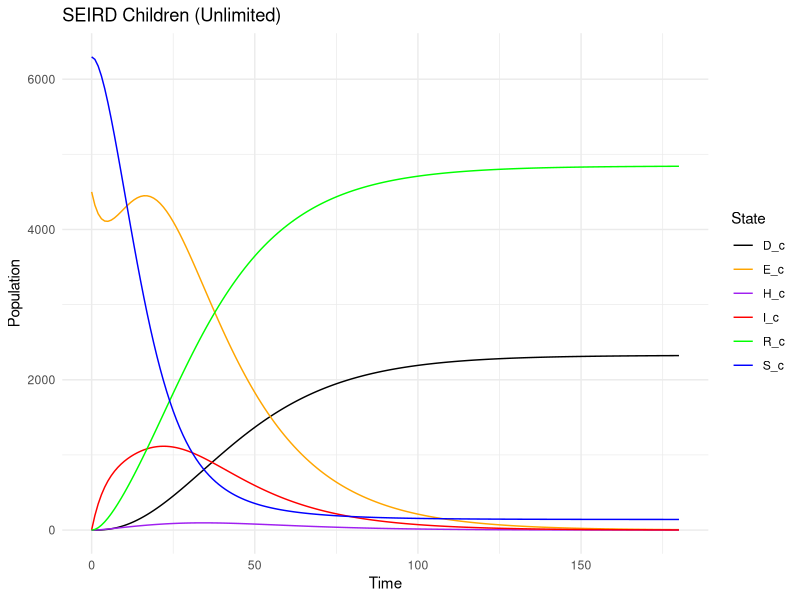
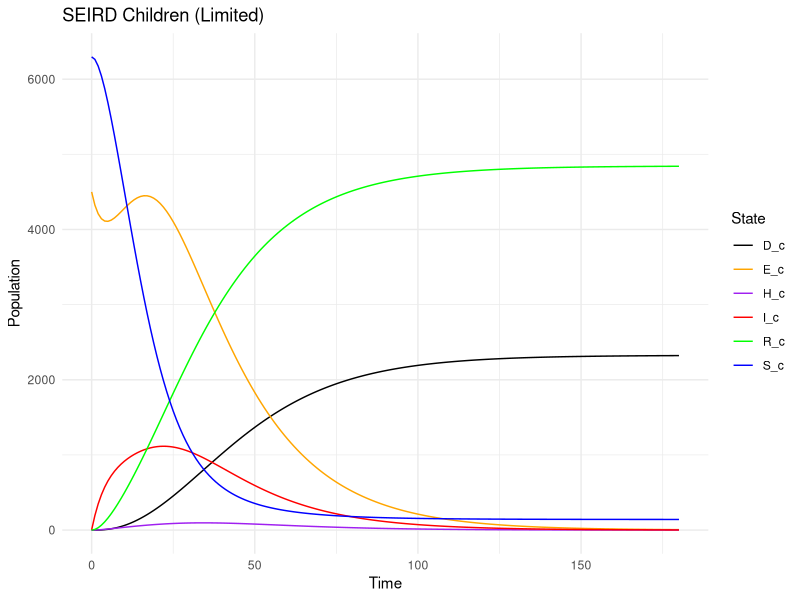
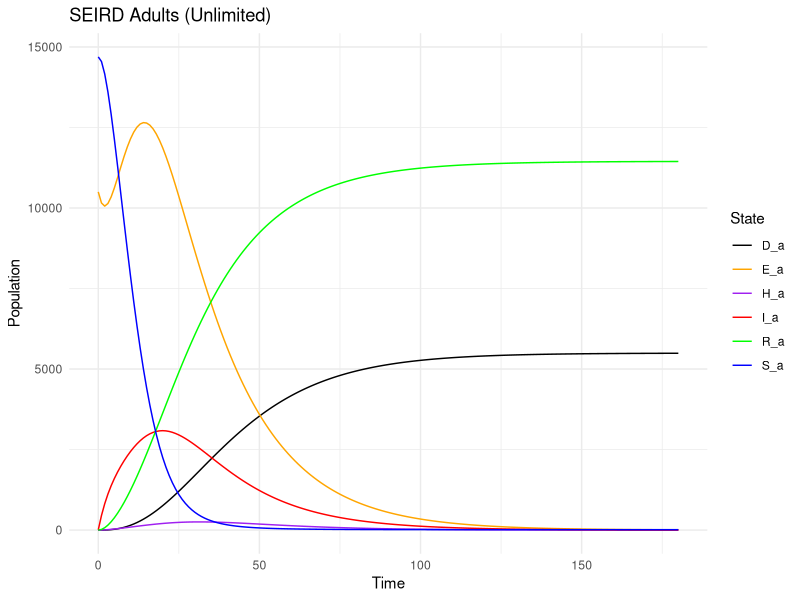
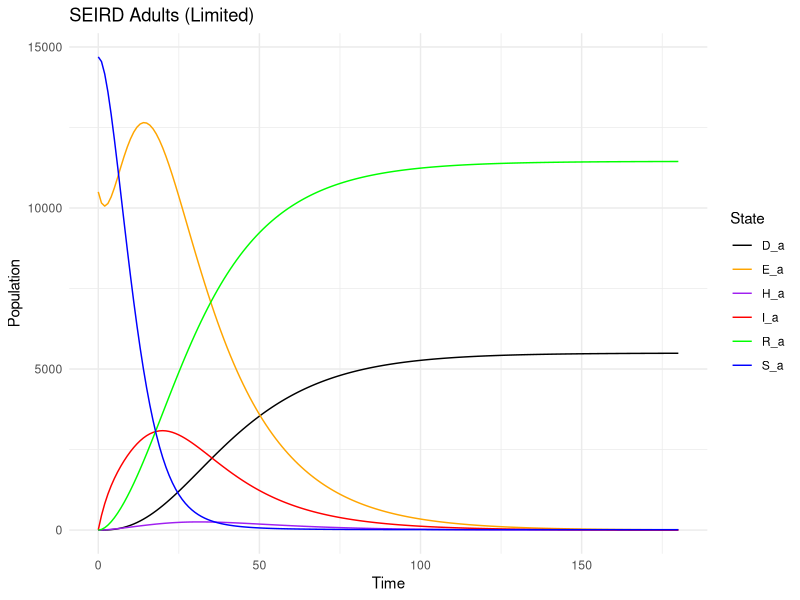
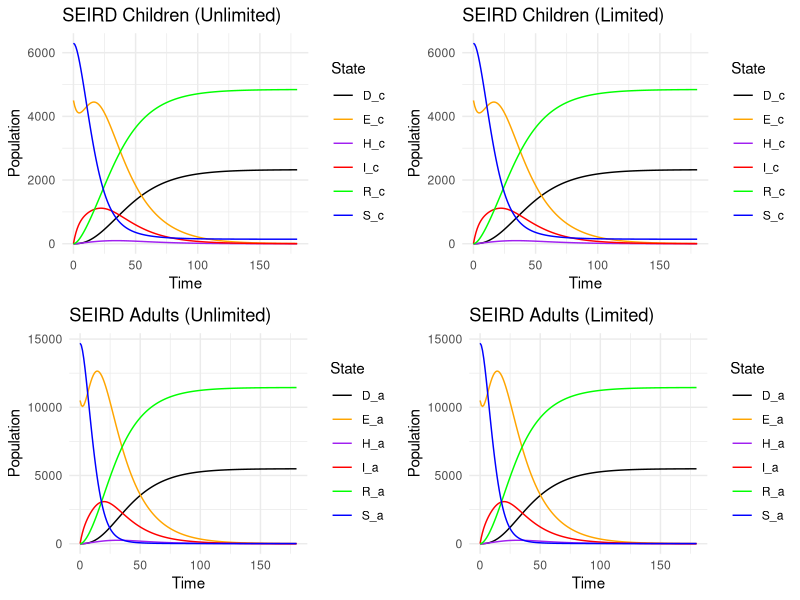
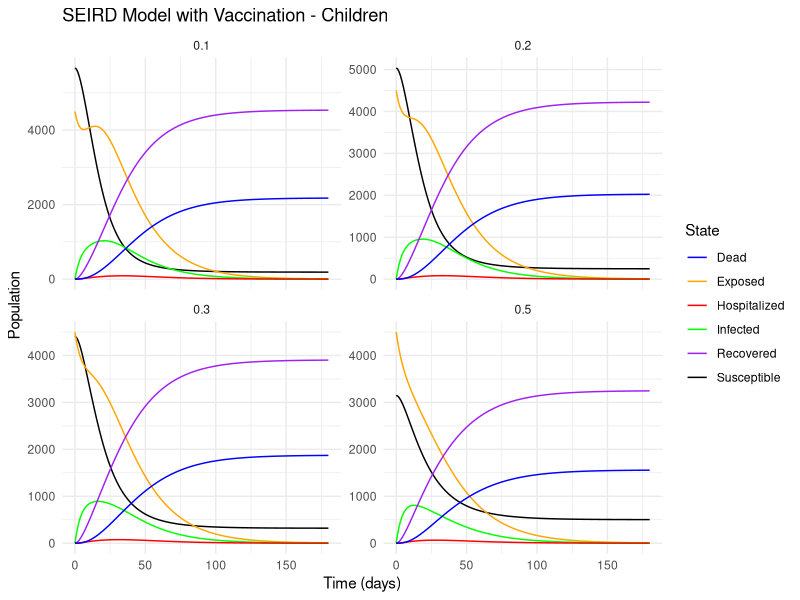
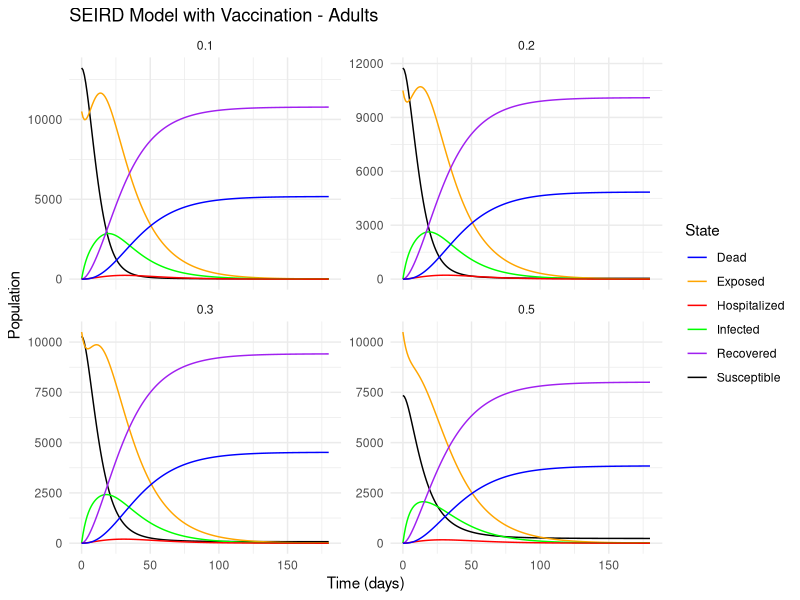

R code for these plots, in order:
## ---- chunk 1
knitr::opts_chunk$set(echo = TRUE)
## ---- chunk 2
# Load the necessary packages
library(deSolve)
library(tidyr)
library(tidyverse)
library(DiagrammeR)
library(ggplot2)
library(reshape2)
library(gridExtra)

# Define population parameters
initial_susceptible <- 20989
initial_infected <- 11
initial_recovered <- 0
initial_exposed <- 15000
initial_hospitalized <-0
initial_dead <- 0 
population_size <- initial_susceptible + initial_infected + initial_exposed + initial_hospitalized + initial_recovered + initial_dead
S_child <- 0.3 * population_size
S_adult <- population_size - S_child

# Define disease parameters
infectious_period <- 12
latency_period <- 21
transmission_prob <- 0.07
recovery_rate <- 1/infectious_period
simulation_period <- 180 # in days

# Contact rate parametres
contact_rate <- 20 
contact_rate_child <- 20
contact_rate_adult <- 20
contact_adult_adult <- 15
contact_adult_child <- contact_rate_adult- contact_adult_adult  
contact_child_child <- 12
contact_child_adult <- contact_rate_child - contact_child_child

# For child alone
S_child <- 0.3 * initial_susceptible
E_child <- 0.3 * 15000
I_child <- 0.3 * 11
R_child <- 0
H_child <- 0
D_child <- 0

# For adults alone:
S_adult <- (1-0.3) * initial_susceptible
E_adult <- (1-0.3) * initial_exposed
I_adult <- (1-0.3) * initial_infected 
R_adult <- 0
H_adult <- 0
D_adult <- 0

# Schematic framework for the whole poputlation
DiagrammeR::grViz("
digraph SEIR {
  rankdir = LR;
  node [shape = circle, fontsize = 20, penwidth = 2.0]
  S [label = 'S']
  E [label = 'E']
  I [label = 'I']
  R [label = 'R']
  D [label = 'D']
  
  edge [arrowhead = vee]
  S -> E [label = 'β']
  E -> I [label = 'k']
  I -> H [label = 'Ih']
  I -> R [label = 'γ']
  I -> D [label = 'α']
  H -> D [label = 'μh']
  H -> R [label = 'μμ']
  
}
")

# Schematic framework for children and adults in the population
DiagrammeR::grViz("
digraph SEIR {
  rankdir = LR;
  
  node [shape = circle, fontsize = 20, penwidth = 2.0]
  
  # Nodes for children
  S_child [label = 'S_child']
  E_child [label = 'E_child']
  I_child [label = 'I_child']
  R_child [label = 'R_child']
  D_child [label = 'D_child']
  H_child [label = 'H_child']
  
  # Nodes for adults
  S_adult [label = 'S_adult']
  E_adult [label = 'E_adult']
  I_adult [label = 'I_adult']
  R_adult [label = 'R_adult']
  D_adult [label = 'D_adult']
  H_adult [label = 'H_adult']
  
  edge [arrowhead = vee]
  
  # Transitions for children
  S_child -> E_child [label = 'β_child']
  E_child -> I_child [label = 'k_child']
  I_child -> H_child [label = 'Ih_child']
  I_child -> R_child [label = 'γ_child']
  I_child -> D_child [label = 'α_child']
  H_child -> D_child [label = 'μh_child']
  H_child -> R_child [label = 'μμ_child']
  
  # Transitions for adults
  S_adult -> E_adult [label = 'β_adult']
  E_adult -> I_adult [label = 'k_adult']
  I_adult -> H_adult [label = 'Ih_adult']
  I_adult -> R_adult [label = 'γ_adult']
  I_adult -> D_adult [label = 'α_adult']
  H_adult -> D_adult [label = 'μh_adult']
  H_adult -> R_adult [label = 'μμ_adult']
  
  # Interactions between children and adults
  I_child -> E_adult [label = 'β_ca', style=dotted]
  I_adult -> E_child [label = 'β_ac', style=dotted]
}
")



## ---- chunk 3
# Define the hospital parameters
death_rate <- 0.4
uu <- 0.9
uh <- 1 - uu

# Define the SEIRD model function
seird_model <- function(time, state, parameters) {
  with(as.list(c(state, parameters)), {
    # Total population sizes
    N_child <- S_c + E_c + I_c + R_c + H_c + D_c
    N_adult <- S_a + E_a + I_a + R_a + H_a + D_a
    
    # Force of infection for children and adults
    lambda_c <- beta_child * (I_c + I_a) / (N_child + N_adult)
    lambda_a <- beta_adult * (I_c + I_a) / (N_child + N_adult)
    
    # SEIR equations for children
    dS_c <- -lambda_c * S_c
    dE_c <- lambda_c * S_c - kappa_child * E_c
    dI_c <- kappa_child * E_c - (1 / infectious_period) * I_c - uh_child * I_c
    dR_c <- (1 / infectious_period) * I_c
    if (H_c < Ih_child) {
      # If hospital capacity is not full for children
      dH_c <- uh_child * (1 / infectious_period) * I_c - gamma_child * H_c
      dD_c <- death_rate * H_c
    } else {
      # If hospital capacity is full for children
      dH_c <- 0
      dD_c <- death_rate * I_c
    }
    
    # SEIR equations for adults
    dS_a <- -lambda_a * S_a
    dE_a <- lambda_a * S_a - kappa_adult * E_a
    dI_a <- kappa_adult * E_a - (1 / infectious_period) * I_a - uh_adult * I_a
    dR_a <- (1 / infectious_period) * I_a
    if (H_a < Ih_adult) {
      # If hospital capacity is not full for adults
      dH_a <- uh_adult * (1 / infectious_period) * I_a - gamma_adult * H_a
      dD_a <- death_rate * H_a
    } else {
      # If hospital capacity is full for adults
      dH_a <- 0
      dD_a <- death_rate * I_a
    }
    
    # Return the rate of change
    return(list(c(dS_c, dE_c, dI_c, dR_c, dH_c, dD_c,
                  dS_a, dE_a, dI_a, dR_a, dH_a, dD_a)))
  })
}


# Initial state values
initial_state_values <- c(
  S_c = S_child,
  E_c = E_child,
  I_c = I_child,
  R_c = R_child,
  H_c = H_child,
  D_c = D_child,
  S_a = S_adult,
  E_a = E_adult,
  I_a = I_adult,
  R_a = R_adult,
  H_a = H_adult,
  D_a = D_adult
)

# Parameters for unlimited hospital capacity
parameters_unlimited <- list(
  beta_child = contact_child_adult * transmission_prob,
  kappa_child = 1 / latency_period,
  gamma_child = 1 / infectious_period,
  uh_child = uh,
  alpha_child = death_rate,
  Ih_child = Inf,
  beta_adult = contact_adult_adult * transmission_prob,
  kappa_adult = 1 / latency_period,
  gamma_adult = 1 / infectious_period,
  uh_adult = uh,
  alpha_adult = death_rate,
  Ih_adult = Inf
)

# Parameters for limited hospital capacity
parameters_limited <- list(
  beta_child = contact_child_adult * transmission_prob,
  kappa_child = 1 / latency_period,
  gamma_child = 1 / infectious_period,
  uh_child = uh,
  alpha_child = death_rate,
  Ih_child = 200,
  beta_adult = contact_adult_adult * transmission_prob,
  kappa_adult = 1 / latency_period,
  gamma_adult = 1 / infectious_period,
  uh_adult = uh,
  alpha_adult = death_rate,
  Ih_adult = 300
)

# Define the time vector and simulation period
time <- seq(0, simulation_period, by = 1)

# Solve the ODE system for unlimited hospital capacity
out_unlimited <- ode(y = initial_state_values, times = time, func = seird_model, parms = c(parameters_unlimited,parameters_unlimited))

# Solve the ODE system for limited hospital capacity
out_limited <- ode(y = initial_state_values, times = time, func = seird_model, parms = c(parameters_unlimited,parameters_unlimited))

# Convert the output to data frames
output_df_unlimited <- as.data.frame(out_unlimited)
colnames(output_df_unlimited) <- c("time", "S_c", "E_c", "I_c", "R_c", "H_c", "D_c", "S_a", "E_a", "I_a", "R_a", "H_a", "D_a")

output_df_limited <- as.data.frame(out_limited)
colnames(output_df_limited) <- c("time", "S_c", "E_c", "I_c", "R_c", "H_c", "D_c", "S_a", "E_a", "I_a", "R_a", "H_a", "D_a")

# Combine results into tidy format for plotting
dat_unlimited <- output_df_unlimited %>%
  pivot_longer(cols = c(S_c, E_c, I_c, R_c, H_c, D_c, S_a, E_a, I_a, R_a, H_a, D_a),
               names_to = "state", values_to = "value")

dat_limited <- output_df_limited %>%
  pivot_longer(cols = c(S_c, E_c, I_c, R_c, H_c, D_c, S_a, E_a, I_a, R_a, H_a, D_a),
               names_to = "state", values_to = "value")


## ---- chunk 4
# PLot the graphs
plot_children_unlimited <- ggplot(subset(dat_unlimited, grepl("_c", state)), aes(x = time, y = value, color = state)) +
  geom_line() +
  labs(title = "SEIRD Children (Unlimited)",
       x = "Time",
       y = "Population",
       color = "State") +
  scale_color_manual(values = c("S_c" = "blue", "E_c" = "orange", "I_c" = "red", "R_c" = "green", "H_c" = "purple", "D_c" = "black")) +
  theme_minimal()

plot_children_limited <- ggplot(subset(dat_limited, grepl("_c", state)), aes(x = time, y = value, color = state)) +
  geom_line() +
  labs(title = "SEIRD Children (Limited)",
       x = "Time",
       y = "Population",
       color = "State") +
  scale_color_manual(values = c("S_c" = "blue", "E_c" = "orange", "I_c" = "red", "R_c" = "green", "H_c" = "purple", "D_c" = "black")) +
  theme_minimal()

plot_adults_unlimited <- ggplot(subset(dat_unlimited, grepl("_a", state)), aes(x = time, y = value, color = state)) +
  geom_line() +
  labs(title = "SEIRD Adults (Unlimited)",
       x = "Time",
       y = "Population",
       color = "State") +
  scale_color_manual(values = c("S_a" = "blue", "E_a" = "orange", "I_a" = "red", "R_a" = "green", "H_a" = "purple", "D_a" = "black")) +
  theme_minimal()

plot_adults_limited <- ggplot(subset(dat_limited, grepl("_a", state)), aes(x = time, y = value, color = state)) +
  geom_line() +
  labs(title = "SEIRD Adults (Limited)",
       x = "Time",
       y = "Population",
       color = "State") +
  scale_color_manual(values = c("S_a" = "blue", "E_a" = "orange", "I_a" = "red", "R_a" = "green", "H_a" = "purple", "D_a" = "black")) +
  theme_minimal()

# Display the plots
plot_children_unlimited
plot_children_limited
plot_adults_unlimited
plot_adults_limited
grid.arrange(plot_children_unlimited, plot_children_limited, plot_adults_unlimited, plot_adults_limited,
             nrow = 2, ncol = 2)
## ---- chunk 5
# Function to simulate SEIRD model with vaccination
simulate_vaccination <- function(vac_rate) {
  # Adjust initial susceptible population based on vaccination rate
  initial_values_vac <- initial_state_values
  initial_values_vac["S_c"] <- initial_values_vac["S_c"] * (1 - vac_rate)
  initial_values_vac["S_a"] <- initial_values_vac["S_a"] * (1 - vac_rate)
  
  # Define parameters with vaccination effect
  parameters_vac <- list(
    beta_child = contact_child_adult * transmission_prob * (1 - vac_rate),
    beta_adult = contact_adult_adult * transmission_prob * (1 - vac_rate),
    kappa_child = 1 / latency_period,
    gamma_child = 1 / infectious_period,
    uh_child = uh,
    alpha_child = death_rate,
    Ih_child = Inf,
    N_child = sum(initial_values_vac[c("S_c", "E_c", "I_c", "R_c", "H_c", "D_c")]),
    kappa_adult = 1 / latency_period,
    gamma_adult = 1 / infectious_period,
    uh_adult = uh,
    alpha_adult = death_rate,
    Ih_adult = Inf,
    N_adult = sum(initial_values_vac[c("S_a", "E_a", "I_a", "R_a", "H_a", "D_a")])
  )
  
  # Solve the ODE system with vaccination parameters
  out_vac <- ode(y = initial_values_vac, times = time, func = seird_model, parms = parameters_vac)
  out_vac <- as.data.frame(out_vac)
  
  # Add vaccination rate as a column
  out_vac$vaccination_rate <- vac_rate
  
  return(out_vac)
}

# Vaccination scenarios: 10%, 20%, 30%, 50%
vaccination_rates <- c(0.1, 0.2, 0.3, 0.5)
results <- lapply(vaccination_rates, simulate_vaccination)

# Combine results for plotting
names(results) <- paste0("Vaccination_", vaccination_rates * 100, "%")
results_df <- do.call(rbind, results)
results_df$vaccination_rate <- factor(results_df$vaccination_rate)

## ---- chunk 6
# Plotting the results for each sub-population and vaccination rate
library(ggplot2)

# Children plots
plot_children <- ggplot(results_df, aes(x = time)) +
  geom_line(aes(y = S_c, color = "Susceptible")) +
  geom_line(aes(y = E_c, color = "Exposed")) +
  geom_line(aes(y = I_c, color = "Infected")) +
  geom_line(aes(y = R_c, color = "Recovered")) +
  geom_line(aes(y = H_c, color = "Hospitalized")) +
  geom_line(aes(y = D_c, color = "Dead")) +
  labs(title = "SEIRD Model with Vaccination - Children",
       x = "Time (days)",
       y = "Population",
       color = "State") +
  facet_wrap(~ vaccination_rate, scales = "free_y") +
  scale_color_manual(values = c("blue", "orange", "red", "green", "purple", "black")) +
  theme_minimal()

# Adults plots
plot_adults <- ggplot(results_df, aes(x = time)) +
  geom_line(aes(y = S_a, color = "Susceptible")) +
  geom_line(aes(y = E_a, color = "Exposed")) +
  geom_line(aes(y = I_a, color = "Infected")) +
  geom_line(aes(y = R_a, color = "Recovered")) +
  geom_line(aes(y = H_a, color = "Hospitalized")) +
  geom_line(aes(y = D_a, color = "Dead")) +
  labs(title = "SEIRD Model with Vaccination - Adults",
       x = "Time (days)",
       y = "Population",
       color = "State") +
  facet_wrap(~ vaccination_rate, scales = "free_y") +
  scale_color_manual(values = c("blue", "orange", "red", "green", "purple", "black")) +
  theme_minimal()

# Display plots
plot_children
plot_adults
